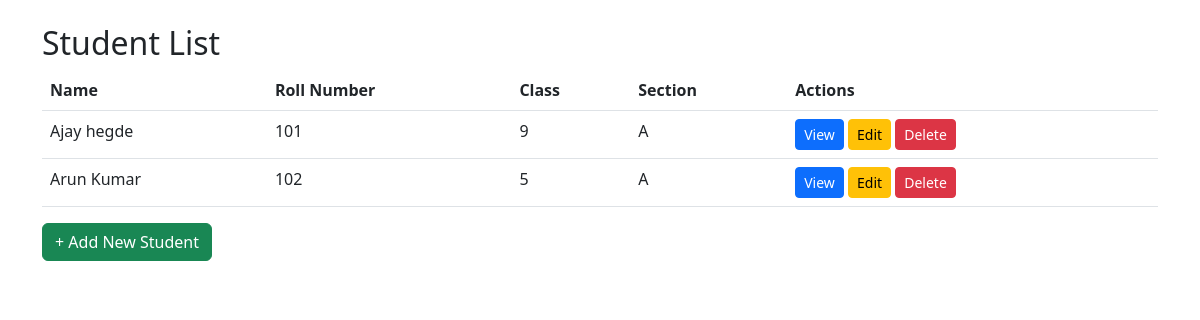
The page / on the database its author committed.
### app/models.py (models this page shows, shortened)
class Student(models.Model):
    first_name = models.CharField(max_length=100)
    last_name = models.CharField(max_length=100)
    roll_number = models.IntegerField()
    class_ref = models.ForeignKey(Class, on_delete=models.CASCADE, related_name='students')

class Class(models.Model):
    name = models.CharField(max_length=50)  # e.g., "Class 5"
    section = models.CharField(max_length=10)  # e.g., "A"

### app/views.py (the view)
# urls.py: path('', views.student_list_view, name='students_list'),
def student_list_view(request):
    students = Student.objects.all().select_related('class_ref')  # Add select_related for efficiency
    return render(request, "app/student_list.html", {"students": students})

### app/templates/app/student_list.html
{% extends 'app/base.html' %}
{% block content %}
<h2>Student List</h2>
<table class="table">
  <thead>
    <tr>
      <th>Name</th>
      <th>Roll Number</th>
      <th>Class</th>
      <th>Section</th>
      <th>Actions</th>
    </tr>
  </thead>
  <tbody>
    {% for student in students %}
    <tr>
      <td>{{ student.first_name }} {{ student.last_name }}</td>
      <td>{{ student.roll_number }}</td>
      <td>{{ student.class_ref.name }}</td>
      <td>{{ student.class_ref.section }}</td>
      <td>
        <a href="{% url 'view_report' student.id %}" class="btn btn-sm btn-primary">View</a>
        <a href="{% url 'edit_student' student.id %}" class="btn btn-sm btn-warning">Edit</a>
        <a href="{% url 'delete_student' student.id %}" class="btn btn-sm btn-danger" onclick="return confirm('Are you sure you want to delete this student?');">Delete</a>
      </td>
    </tr>
    {% endfor %}
  </tbody>
</table>
<a href="{% url 'add_student' %}" class="btn btn-success">+ Add New Student</a>
{% endblock %}

### rows shown on the page
Student: first_name "Ajay", last_name "hegde", roll_number "101", class_ref.name "9", class_ref.section "A"
Student: first_name "Arun", last_name "Kumar", roll_number "102", class_ref.name "5", class_ref.section "A"
